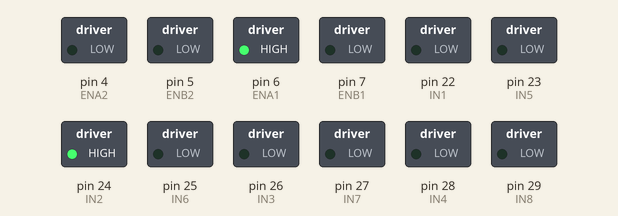
Recording of a sketch running on a simulated Arduino Mega 2560, built with avr-gcc and run on an emulated ATmega2560. Shown: switched loads named in the sketch (green lamp = pin HIGH).

Above: at 0.1 s.
At 4.1 s:
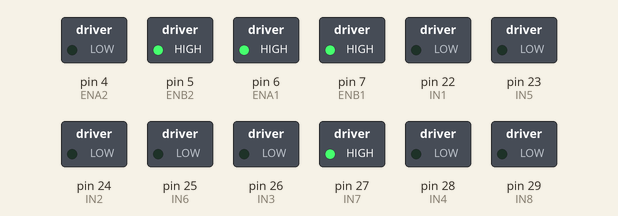
At 9.1 s:
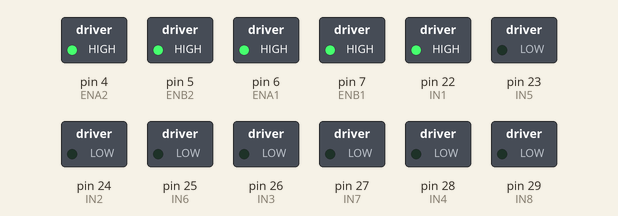
At 19.1 s:
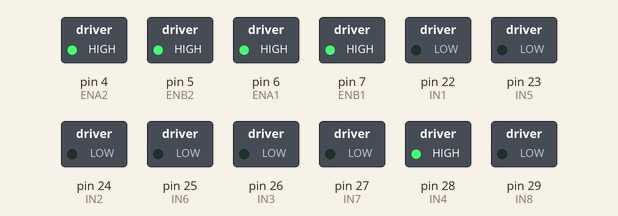
At 29.1 s:
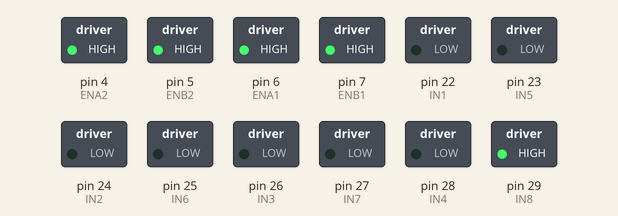
At 39.1 s:
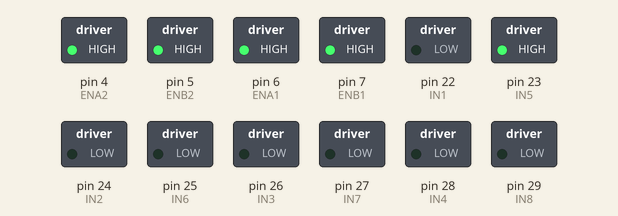
Timing chart, 0 to 40.0 s (numbered marks = the images above):
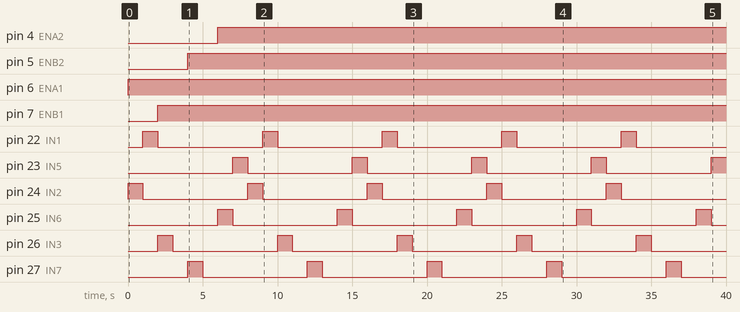

The sketch:

motor-test.ino
```cpp
// 定義L298N模塊控制馬達的引腳（left）
const int ENA1 = 6;   // 馬達1速度控制
const int IN1 = 22;    // 馬達1轉向控制
const int IN2 = 24;    // 馬達1轉向控制
const int IN3 = 26;    // 馬達2轉向控制
const int IN4 = 28;   // 馬2轉向控制
const int ENB1 = 7;  // 馬達2速度控制

// 定義L298N模塊控制馬達的引腳（right）
const int ENA2 = 4;  // 馬達3速度控制
const int IN5 = 23;   // 馬達3轉向控制
const int IN6 = 25;   // 馬達3轉向控制
const int IN7 = 27;   // 馬達4轉向控制
const int IN8 = 29;   // 馬達4轉向控制
const int ENB2 = 5;  // 馬達4速度控制

int spd = 255;  //PWM的速度（0~255）


void setup() {
  // put your setup code here, to run once:
   pinMode(ENA1, OUTPUT);
  pinMode(IN1, OUTPUT);
  pinMode(IN2, OUTPUT);
  pinMode(IN3, OUTPUT);
  pinMode(IN4, OUTPUT);
  pinMode(ENB1, OUTPUT);

  pinMode(ENA2, OUTPUT);
  pinMode(IN5, OUTPUT);
  pinMode(IN6, OUTPUT);
  pinMode(IN7, OUTPUT);
  pinMode(IN8, OUTPUT);
  pinMode(ENB2, OUTPUT);
}

void loop() {
  //左前輪
  //往前
  digitalWrite(IN1, LOW);
  digitalWrite(IN2, HIGH);
  analogWrite(ENA1, spd);
  delay(1000);
  digitalWrite(IN1, LOW);
  digitalWrite(IN2, LOW);
  analogWrite(ENA1, spd);
  //往後
  digitalWrite(IN1, HIGH);
  digitalWrite(IN2, LOW);
  analogWrite(ENA1, spd);
  delay(1000);
  digitalWrite(IN1, LOW);
  digitalWrite(IN2, LOW);
  analogWrite(ENA1, spd);


  //左後輪
  //往前
  digitalWrite(IN3, HIGH);
  digitalWrite(IN4, LOW);
  analogWrite(ENB1, spd);
  delay(1000);
  digitalWrite(IN3, LOW);
  digitalWrite(IN4, LOW);
  analogWrite(ENB1, spd);
  //往後
  digitalWrite(IN3, LOW);
  digitalWrite(IN4, HIGH);
  analogWrite(ENB1, spd);
  delay(1000);
  digitalWrite(IN3, LOW);
  digitalWrite(IN4, LOW);


  //右前輪
  //往前
  digitalWrite(IN7, HIGH);
  digitalWrite(IN8, LOW);
  analogWrite(ENB2, spd);
  delay(1000);
  digitalWrite(IN7, LOW);
  digitalWrite(IN8, LOW);
  //往後
  digitalWrite(IN7, LOW);
  digitalWrite(IN8, HIGH);
  analogWrite(ENB2, spd);
  delay(1000);
  digitalWrite(IN7, LOW);
  digitalWrite(IN8, LOW);


  //右後輪
  //往前
  digitalWrite(IN5, LOW);
  digitalWrite(IN6, HIGH);
  analogWrite(ENA2, spd);
  delay(1000);
  digitalWrite(IN5, LOW);
  digitalWrite(IN6, LOW);
  //往後
  digitalWrite(IN5, HIGH);
  digitalWrite(IN6, LOW);
  analogWrite(ENA2, spd);
  delay(1000);
  digitalWrite(IN5, LOW);
  digitalWrite(IN6, LOW);
}
```

Measured:
- by itself, pin 4 (ENA2): LOW → HIGH at 6.0 s
- by itself, pin 5 (ENB2): LOW → HIGH at 4.0 s
- by itself, pin 6 (ENA1): LOW → HIGH at 0.00 s
- by itself, pin 7 (ENB1): LOW → HIGH at 2.0 s
- by itself, pin 22 (IN1), pin 23 (IN5), pin 24 (IN2), pin 25 (IN6), pin 26 (IN3), pin 27 (IN7), pin 28 (IN4), pin 29 (IN8): alternates HIGH for 1.0 s and LOW for 7.0 s
